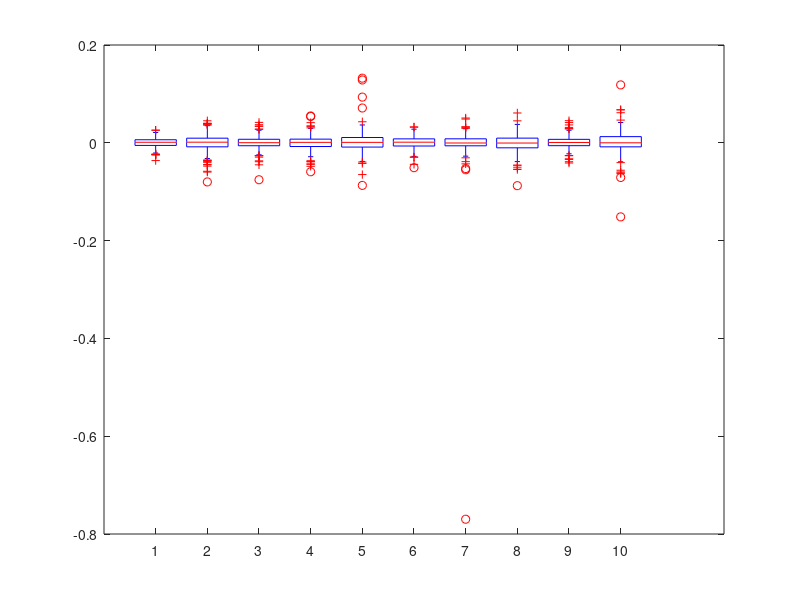

Here is the MATLAB script that generated this plot: (Note: this script raises an error after producing the figure.)
clear all
load('sp5h.mat')
sp5=stx50(6199:6500,1:10);
% controllo e rimozione outlier
boxplot(sp5)
sp5(sp5(:,7) == min(sp5(:,7)),:) = [];

m=mean(sp5);
S=cov(sp5);



%%%%%%%%%%%%%%%%%%%%%%%%%%%%%%%%%%%%%%%%%%%%%%%%%%%%%%%%%%%%%%%%%%%%%%%%%%%
%% 1. distorsione della frontiera IS; isolare effetto distorsivo della media
% Da una stima dei parametri effettua simulazioni e per cascuna calcola la
% frontiera efficiente. Plotta ogni frontiera, la loro media e la frontiera
% "vera"

T=300;  %giorni del campione
C=chol(S);
NSim=60; % numero di simulazioni
NPort=15; % portafogli estratti sulla frontiera
NStock=10; % numero di titoli

% rischo, rendimento, pesi dei portafogli sulla frontiera
frisk=zeros(NPort, NSim);
frend=zeros(NPort, NSim);
fwgt=zeros(NPort,NStock, NSim);

for i=1:NSim
    r=repmat(m,T,1)+ randn(T,length(m))*C;
    SSim=cov(r);
    mSim=mean(r);
    p = Portfolio('assetmean', mSim, 'assetcovar', SSim, 'lowerbudget', 1, 'upperbudget', 1, 'lowerbound', 0);
    fwgt(:,:,i) = estimateFrontier(p,NPort)';
    [frisk(:,i),frend(:,i)] = estimatePortMoments(p,fwgt(:,:,i)');
    plot(frisk(:,i),frend(:,i),'--','color',[.8,.8,.8])
    hold on
end

p = Portfolio('assetmean', m, 'assetcovar', S, 'lowerbudget', 1, 'upperbudget', 1, 'lowerbound', 0);
fwgtTrue = estimateFrontier(p,NPort);
[friskTrue,frendTrue] = estimatePortMoments(p,fwgtTrue);
plot(friskTrue,frendTrue,'color',[0,0,1])
friskMean=mean(frisk,2);
frendMean=mean(frend,2);
plot(friskMean,frendMean,'color',[1,0,0])





%%%%%%%%%%%%%%%%%%%%%%%%%%%%%%%%%%%%%%%%%%%%%%%%%%%%%%%%%%%%%%%%%%%%%%%%%%%
%% 2. distorsione della frontiera IS; stimatori shrinkage
% Da una stima dei parametri effettua simulazioni e per cascuna calcola la
% frontiera efficiente. Plotta ogni frontiera, la loro media e la frontiera
% "vera"

T=80;  %giorni del campione
C=chol(S);
NSim=60; % numero di simulazioni
NPort=15; % portafogli estratti sulla frontiera
NStock=10; % numero di titoli

% rischo, rendimento, pesi dei portafogli sulla frontiera
frisk=zeros(NPort, NSim);
frend=zeros(NPort, NSim);
fwgt=zeros(NPort,NStock, NSim);

friskShr=zeros(NPort, NSim);
frendShr=zeros(NPort, NSim);
fwgtShr=zeros(NPort,NStock, NSim);

for i=1:NSim
    r=repmat(m,T,1)+ randn(T,length(m))*C;
    SSim=cov(r);
    mSim=mean(r);
    p = Portfolio('assetmean', mSim , 'assetcovar', SSim, 'lowerbudget', 1, 'upperbudget', 1, 'lowerbound', 0);
    fwgt(:,:,i) = estimateFrontier(p,NPort)';
    [frisk(:,i),frend(:,i)] = estimatePortMoments(p,fwgt(:,:,i)');

    SShr=lwcov(r);
    mtgt=mean(mean(r))*ones(1,NStock);
    mShr=jsmean(r,mtgt);
    q = Portfolio('assetmean', mShr , 'assetcovar', SShr, 'lowerbudget', 1, 'upperbudget', 1, 'lowerbound', 0);
    fwgtShr(:,:,i) = estimateFrontier(q,NPort)';
    [friskShr(:,i),frendShr(:,i)] = estimatePortMoments(q,fwgtShr(:,:,i)');
    plot(frisk(:,i),frend(:,i),'--','color',[.6,.6,.8])
    hold on
    plot(friskShr(:,i),frendShr(:,i),'--','color',[.8,.6,.6])
end

p = Portfolio('assetmean', m , 'assetcovar', S, 'lowerbudget', 1, 'upperbudget', 1, 'lowerbound', 0);
fwgtTrue = estimateFrontier(p,NPort)';
[friskTrue(:,i),frendTrue(:,i)] = estimatePortMoments(p,fwgtTrue');

plot(friskTrue,frendTrue,'color',[0,0,0])
friskMean=mean(frisk,2);
frendMean=mean(frend,2);
plot(friskMean,frendMean,'color',[0,0,1])
friskShrMean=mean(friskShr,2);
frendShrMean=mean(frendShr,2);
plot(friskShrMean,frendShrMean,'color',[1,0,0])

bar(fwgtShr(:,:,15),'stacked')
figure()
bar(fwgtTrue(:,:),'stacked')




